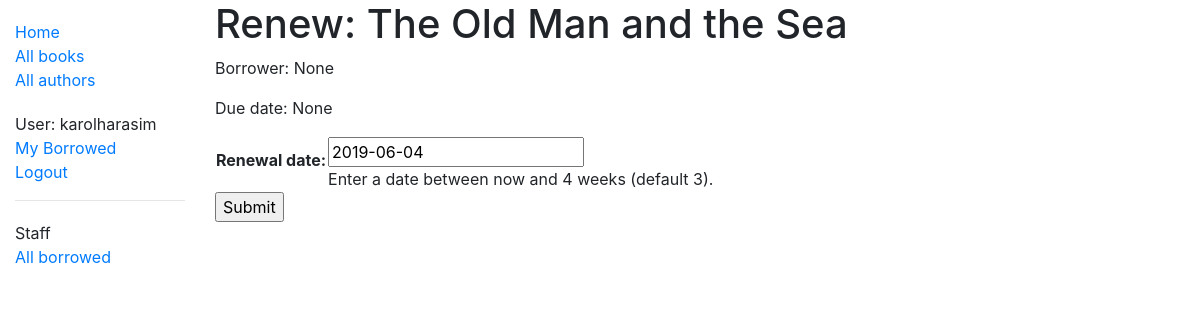
The page /catalog/book/0ad9ad85-9299-41cb-8657-e305058728dc/renew/ (signed in) on the database as committed earlier.
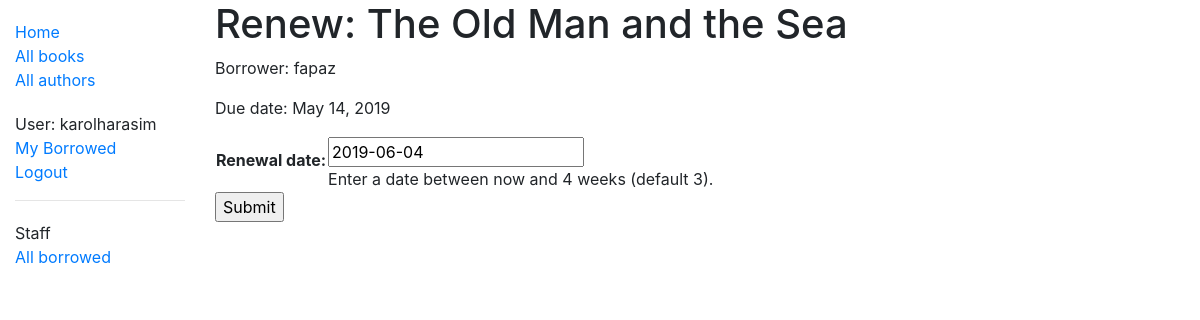
The same page on the database as committed later.
### catalog/models.py (models this page shows, shortened)
class BookInstance(models.Model):
    id = models.UUIDField(primary_key=True, default=uuid.uuid4,
                          help_text="Unique ID for this particular book across whole library")
    book = models.ForeignKey('Book', on_delete=models.SET_NULL, null=True)
    imprint = models.CharField(max_length=200)
    due_back = models.DateField(null=True, blank=True)
    borrower = models.ForeignKey(User, on_delete=models.SET_NULL, null=True, blank=True)
    @property
    def is_overdue(self):
        if self.due_back and date.today() > self.due_back:
            return True
        return False
    LOAN_STATUS = (
        ('d', 'Maintenance'),
        ('o', 'On loan'),
        ('a', 'Available'),
        ('r', 'Reserved'),
    )
    status = models.CharField(
        max_length=1,
        choices=LOAN_STATUS,
        blank=True,
        default='d',
        help_text='Book availability'
        )
    class Meta:
        ordering = ['due_back']
        permissions = (("can_mark_returned", "Set book as returned"),)

class Book(models.Model):
    title = models.CharField(max_length=200)
    author = models.ForeignKey('Author', on_delete=models.SET_NULL, null=True)
    summary = models.TextField(max_length=1000, help_text="Enter a brief description of the book")
    isbn = models.CharField('ISBN', max_length=13,
                            help_text='13 Character <a href="https://www.isbn-international.org/content/what-isbn'
                                      '">ISBN number</a>')
    genre = models.ManyToManyField(Genre, help_text="Select a genre for this book")
    language = models.ForeignKey('Language', on_delete=models.SET_NULL, null=True,)
    def display_language(self):
        return self.language
    display_language.short_description = 'Language'
    def display_genre(self):
        """Creates a string for the Genre. This is required to display genre in Admin."""
        return ', '.join([genre.name for genre in self.genre.all()[:3]])
    display_genre.short_description = 'Genre'

### catalog/views.py (the view)
# urls.py: path('book/<uuid:pk>/renew/', views.renew_book_librarian, name='renew-book-librarian'),
@permission_required('catalog.can_mark_returned')
def renew_book_librarian(request, pk):
    book_instance = get_object_or_404(BookInstance, pk=pk)
    if request.method == 'POST':
        form = RenewBookForm(request.POST)
        if form.is_valid():
            book_instance.due_back = form.cleaned_data['renewal_date']
            book_instance.save()
            return HttpResponseRedirect(reverse('all-borrowed'))
    else:
        proposed_renewal_date = datetime.date.today() + datetime.timedelta(weeks=3)
        form = RenewBookForm(initial={'renewal_date': proposed_renewal_date})
    context = {
        'form': form,
        'book_instance': book_instance,
    }
    return render(request, 'catalog/book_renew_librarian.html', context)

### catalog/forms.py (shortened to what this page needs)
class RenewBookForm(forms.Form):
    renewal_date = forms.DateField(help_text="Enter a date between now and 4 weeks (default 3).")

### catalog/templates/catalog/book_renew_librarian.html (shortened to what this page needs)
{% extends "base_generic.html" %}
{% block content %}
  <h1>Renew: {{ book_instance.book.title }}</h1>
  <p>Borrower: {{ book_instance.borrower }}</p>
  <p{% if book_instance.is_overdue %} class="text-danger"{% endif %}>Due date: {{ book_instance.due_back }}</p>
  <form action="" method="post">
    <table>
    {{ form.as_table }}
    </table>
    <input type="submit" value="Submit">
  </form>
{% endblock %}

Rows that differ between the two databases and show on the page:
changed BookInstance "The Old Man and the Sea": borrower "None" → "fapaz"; due_back "None" → "May 14, 2019"
